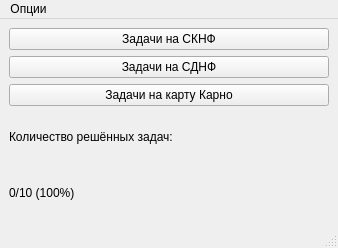
<?xml version="1.0" encoding="UTF-8"?>
<ui version="4.0">
 <class>MainWindow</class>
 <widget class="QMainWindow" name="MainWindow">
  <property name="geometry">
   <rect>
    <x>0</x>
    <y>0</y>
    <width>338</width>
    <height>248</height>
   </rect>
  </property>
  <property name="windowTitle">
   <string>Главное окно</string>
  </property>
  <widget class="QWidget" name="centralwidget">
   <layout class="QVBoxLayout" name="verticalLayout_2">
    <item>
     <layout class="QVBoxLayout" name="verticalLayout">
      <item>
       <widget class="QPushButton" name="task1">
        <property name="text">
         <string>Задачи на СКНФ</string>
        </property>
       </widget>
      </item>
      <item>
       <widget class="QPushButton" name="task3">
        <property name="text">
         <string>Задачи на СДНФ</string>
        </property>
       </widget>
      </item>
      <item>
       <widget class="QPushButton" name="task2">
        <property name="text">
         <string>Задачи на карту Карно</string>
        </property>
       </widget>
      </item>
      <item>
       <widget class="QLabel" name="label">
        <property name="text">
         <string>Количество решённых задач:</string>
        </property>
       </widget>
      </item>
      <item>
       <widget class="QLabel" name="StatLabel">
        <property name="text">
         <string>0/10 (100%)</string>
        </property>
       </widget>
      </item>
     </layout>
    </item>
   </layout>
  </widget>
  <widget class="QMenuBar" name="menubar">
   <property name="geometry">
    <rect>
     <x>0</x>
     <y>0</y>
     <width>338</width>
     <height>24</height>
    </rect>
   </property>
   <widget class="QMenu" name="menu">
    <property name="title">
     <string>Опции</string>
    </property>
    <addaction name="account_exit"/>
   </widget>
   <addaction name="menu"/>
  </widget>
  <widget class="QStatusBar" name="statusbar"/>
  <action name="account_exit">
   <property name="text">
    <string>Выйти из аккаунта</string>
   </property>
  </action>
 </widget>
 <resources/>
 <connections/>
</ui>
